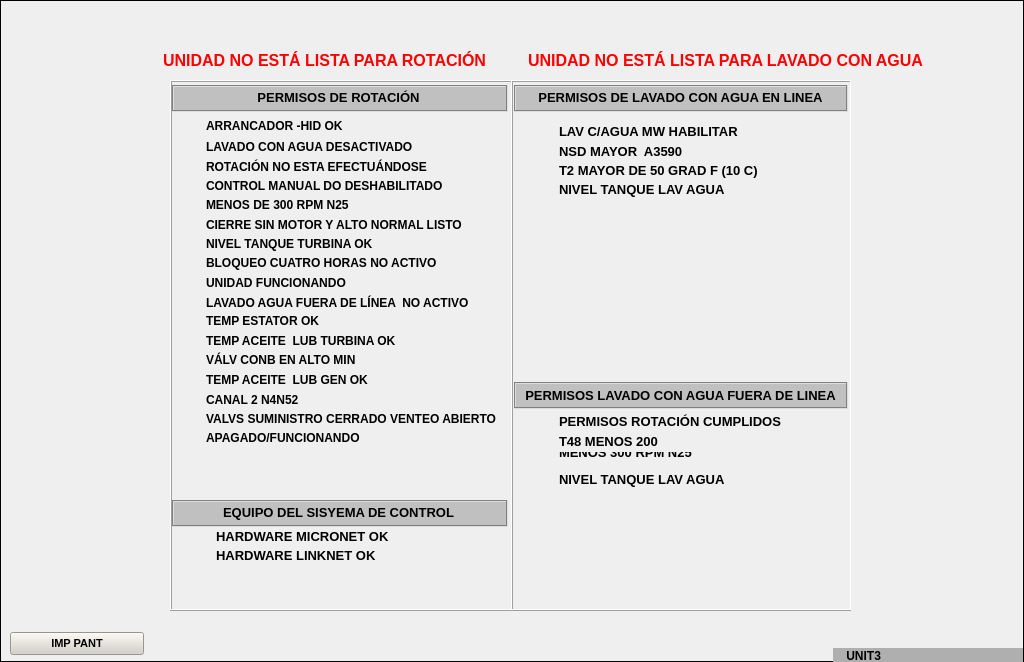
<?xml version="1.0" encoding="UTF-8"?>
<ui version="4.0">
 <class>A6</class>
 <widget class="QWidget" name="A6">
  <property name="geometry">
   <rect>
    <x>0</x>
    <y>0</y>
    <width>1024</width>
    <height>662</height>
   </rect>
  </property>
  <property name="minimumSize">
   <size>
    <width>1024</width>
    <height>662</height>
   </size>
  </property>
  <property name="maximumSize">
   <size>
    <width>1024</width>
    <height>662</height>
   </size>
  </property>
  <property name="windowTitle">
   <string>Form</string>
  </property>
  <widget class="QLabel" name="label">
   <property name="enabled">
    <bool>true</bool>
   </property>
   <property name="geometry">
    <rect>
     <x>0</x>
     <y>0</y>
     <width>1024</width>
     <height>662</height>
    </rect>
   </property>
   <property name="minimumSize">
    <size>
     <width>1024</width>
     <height>662</height>
    </size>
   </property>
   <property name="maximumSize">
    <size>
     <width>1024</width>
     <height>662</height>
    </size>
   </property>
   <property name="frameShape">
    <enum>QFrame::Box</enum>
   </property>
   <property name="text">
    <string/>
   </property>
   <property name="pixmap">
    <pixmap resource="../Resources.qrc">:/Resources/PNG/BackGround.png</pixmap>
   </property>
   <property name="scaledContents">
    <bool>true</bool>
   </property>
  </widget>
  <widget class="QFrame" name="frame">
   <property name="geometry">
    <rect>
     <x>170</x>
     <y>80</y>
     <width>681</width>
     <height>531</height>
    </rect>
   </property>
   <property name="frameShape">
    <enum>QFrame::StyledPanel</enum>
   </property>
   <property name="frameShadow">
    <enum>QFrame::Raised</enum>
   </property>
   <widget class="QFrame" name="frame_2">
    <property name="geometry">
     <rect>
      <x>0</x>
      <y>0</y>
      <width>343</width>
      <height>531</height>
     </rect>
    </property>
    <property name="frameShape">
     <enum>QFrame::Box</enum>
    </property>
    <property name="frameShadow">
     <enum>QFrame::Raised</enum>
    </property>
    <widget class="AWMultiObject" name="ledApaFun">
     <property name="geometry">
      <rect>
       <x>6</x>
       <y>347</y>
       <width>31</width>
       <height>25</height>
      </rect>
     </property>
     <property name="ElementType">
      <enum>AWMultiObject::CIRLED</enum>
     </property>
    </widget>
    <widget class="QLabel" name="lbApaFunT">
     <property name="geometry">
      <rect>
       <x>36</x>
       <y>350</y>
       <width>300</width>
       <height>16</height>
      </rect>
     </property>
     <property name="font">
      <font>
       <pointsize>9</pointsize>
       <weight>75</weight>
       <bold>true</bold>
      </font>
     </property>
     <property name="text">
      <string>APAGADO/FUNCIONANDO</string>
     </property>
    </widget>
    <widget class="AWMultiObject" name="ledArraHid">
     <property name="geometry">
      <rect>
       <x>6</x>
       <y>38</y>
       <width>31</width>
       <height>25</height>
      </rect>
     </property>
     <property name="ElementType">
      <enum>AWMultiObject::CIRLED</enum>
     </property>
    </widget>
    <widget class="QLabel" name="lbArraHidT">
     <property name="geometry">
      <rect>
       <x>36</x>
       <y>38</y>
       <width>300</width>
       <height>16</height>
      </rect>
     </property>
     <property name="font">
      <font>
       <pointsize>9</pointsize>
       <weight>75</weight>
       <bold>true</bold>
      </font>
     </property>
     <property name="text">
      <string>ARRANCADOR -HID OK</string>
     </property>
    </widget>
    <widget class="QLabel" name="lbLavConADT">
     <property name="geometry">
      <rect>
       <x>36</x>
       <y>59</y>
       <width>300</width>
       <height>16</height>
      </rect>
     </property>
     <property name="font">
      <font>
       <pointsize>9</pointsize>
       <weight>75</weight>
       <bold>true</bold>
      </font>
     </property>
     <property name="text">
      <string>LAVADO CON AGUA DESACTIVADO</string>
     </property>
    </widget>
    <widget class="AWMultiObject" name="ledLavConAD">
     <property name="geometry">
      <rect>
       <x>6</x>
       <y>58</y>
       <width>31</width>
       <height>25</height>
      </rect>
     </property>
     <property name="ElementType">
      <enum>AWMultiObject::CIRLED</enum>
     </property>
    </widget>
    <widget class="QLabel" name="lbHardMicrT">
     <property name="geometry">
      <rect>
       <x>46</x>
       <y>448</y>
       <width>251</width>
       <height>16</height>
      </rect>
     </property>
     <property name="font">
      <font>
       <pointsize>10</pointsize>
       <weight>75</weight>
       <bold>true</bold>
      </font>
     </property>
     <property name="text">
      <string>HARDWARE MICRONET OK</string>
     </property>
    </widget>
    <widget class="QLabel" name="lbHarLinkT">
     <property name="geometry">
      <rect>
       <x>46</x>
       <y>467</y>
       <width>251</width>
       <height>16</height>
      </rect>
     </property>
     <property name="font">
      <font>
       <pointsize>10</pointsize>
       <weight>75</weight>
       <bold>true</bold>
      </font>
     </property>
     <property name="text">
      <string>HARDWARE LINKNET OK</string>
     </property>
    </widget>
    <widget class="AWMultiObject" name="ledHarLink">
     <property name="geometry">
      <rect>
       <x>13</x>
       <y>465</y>
       <width>31</width>
       <height>25</height>
      </rect>
     </property>
     <property name="ElementType">
      <enum>AWMultiObject::CIRLED</enum>
     </property>
    </widget>
    <widget class="AWMultiObject" name="ledHardMicr">
     <property name="geometry">
      <rect>
       <x>13</x>
       <y>445</y>
       <width>31</width>
       <height>25</height>
      </rect>
     </property>
     <property name="ElementType">
      <enum>AWMultiObject::CIRLED</enum>
     </property>
    </widget>
    <widget class="QLabel" name="lbRotNET">
     <property name="geometry">
      <rect>
       <x>36</x>
       <y>79</y>
       <width>300</width>
       <height>16</height>
      </rect>
     </property>
     <property name="font">
      <font>
       <pointsize>9</pointsize>
       <weight>75</weight>
       <bold>true</bold>
      </font>
     </property>
     <property name="text">
      <string>ROTACIÓN NO ESTA EFECTUÁNDOSE</string>
     </property>
    </widget>
    <widget class="AWMultiObject" name="ledRotNE">
     <property name="geometry">
      <rect>
       <x>6</x>
       <y>76</y>
       <width>31</width>
       <height>25</height>
      </rect>
     </property>
     <property name="ElementType">
      <enum>AWMultiObject::CIRLED</enum>
     </property>
    </widget>
    <widget class="AWMultiObject" name="ledCtrlMD">
     <property name="geometry">
      <rect>
       <x>6</x>
       <y>96</y>
       <width>31</width>
       <height>25</height>
      </rect>
     </property>
     <property name="ElementType">
      <enum>AWMultiObject::CIRLED</enum>
     </property>
    </widget>
    <widget class="QLabel" name="lbCtrlMDT">
     <property name="geometry">
      <rect>
       <x>36</x>
       <y>98</y>
       <width>300</width>
       <height>16</height>
      </rect>
     </property>
     <property name="font">
      <font>
       <pointsize>9</pointsize>
       <weight>75</weight>
       <bold>true</bold>
      </font>
     </property>
     <property name="text">
      <string>CONTROL MANUAL DO DESHABILITADO</string>
     </property>
    </widget>
    <widget class="AWMultiObject" name="ledMen300N25_1">
     <property name="geometry">
      <rect>
       <x>6</x>
       <y>116</y>
       <width>31</width>
       <height>25</height>
      </rect>
     </property>
     <property name="ElementType">
      <enum>AWMultiObject::CIRLED</enum>
     </property>
    </widget>
    <widget class="QLabel" name="lbMen300N25_1T">
     <property name="geometry">
      <rect>
       <x>36</x>
       <y>117</y>
       <width>300</width>
       <height>16</height>
      </rect>
     </property>
     <property name="font">
      <font>
       <pointsize>9</pointsize>
       <weight>75</weight>
       <bold>true</bold>
      </font>
     </property>
     <property name="text">
      <string>MENOS DE 300 RPM N25</string>
     </property>
    </widget>
    <widget class="AWMultiObject" name="ledCieSinM">
     <property name="geometry">
      <rect>
       <x>6</x>
       <y>135</y>
       <width>31</width>
       <height>25</height>
      </rect>
     </property>
     <property name="ElementType">
      <enum>AWMultiObject::CIRLED</enum>
     </property>
    </widget>
    <widget class="QLabel" name="lbCieSinMT">
     <property name="geometry">
      <rect>
       <x>36</x>
       <y>137</y>
       <width>300</width>
       <height>16</height>
      </rect>
     </property>
     <property name="font">
      <font>
       <pointsize>9</pointsize>
       <weight>75</weight>
       <bold>true</bold>
      </font>
     </property>
     <property name="text">
      <string>CIERRE SIN MOTOR Y ALTO NORMAL LISTO</string>
     </property>
    </widget>
    <widget class="AWMultiObject" name="ledBloqNo">
     <property name="geometry">
      <rect>
       <x>6</x>
       <y>173</y>
       <width>31</width>
       <height>25</height>
      </rect>
     </property>
     <property name="ElementType">
      <enum>AWMultiObject::CIRLED</enum>
     </property>
    </widget>
    <widget class="QLabel" name="lbNivTanTurT">
     <property name="geometry">
      <rect>
       <x>36</x>
       <y>156</y>
       <width>300</width>
       <height>16</height>
      </rect>
     </property>
     <property name="font">
      <font>
       <pointsize>9</pointsize>
       <weight>75</weight>
       <bold>true</bold>
      </font>
     </property>
     <property name="text">
      <string>NIVEL TANQUE TURBINA OK</string>
     </property>
    </widget>
    <widget class="AWMultiObject" name="ledLavAguFu">
     <property name="geometry">
      <rect>
       <x>6</x>
       <y>211</y>
       <width>31</width>
       <height>25</height>
      </rect>
     </property>
     <property name="ElementType">
      <enum>AWMultiObject::CIRLED</enum>
     </property>
    </widget>
    <widget class="QLabel" name="lbBloqNoT">
     <property name="geometry">
      <rect>
       <x>36</x>
       <y>175</y>
       <width>300</width>
       <height>16</height>
      </rect>
     </property>
     <property name="font">
      <font>
       <pointsize>9</pointsize>
       <weight>75</weight>
       <bold>true</bold>
      </font>
     </property>
     <property name="text">
      <string>BLOQUEO CUATRO HORAS NO ACTIVO</string>
     </property>
    </widget>
    <widget class="QLabel" name="lbTempEstT">
     <property name="geometry">
      <rect>
       <x>36</x>
       <y>233</y>
       <width>300</width>
       <height>16</height>
      </rect>
     </property>
     <property name="font">
      <font>
       <pointsize>9</pointsize>
       <weight>75</weight>
       <bold>true</bold>
      </font>
     </property>
     <property name="text">
      <string>TEMP ESTATOR OK</string>
     </property>
    </widget>
    <widget class="QLabel" name="lbLavAguFuT">
     <property name="geometry">
      <rect>
       <x>36</x>
       <y>215</y>
       <width>300</width>
       <height>16</height>
      </rect>
     </property>
     <property name="font">
      <font>
       <pointsize>9</pointsize>
       <weight>75</weight>
       <bold>true</bold>
      </font>
     </property>
     <property name="text">
      <string>LAVADO AGUA FUERA DE LÍNEA  NO ACTIVO</string>
     </property>
    </widget>
    <widget class="AWMultiObject" name="ledUnidFun">
     <property name="geometry">
      <rect>
       <x>6</x>
       <y>191</y>
       <width>31</width>
       <height>25</height>
      </rect>
     </property>
     <property name="ElementType">
      <enum>AWMultiObject::CIRLED</enum>
     </property>
    </widget>
    <widget class="AWMultiObject" name="ledTempAceTur">
     <property name="geometry">
      <rect>
       <x>6</x>
       <y>250</y>
       <width>31</width>
       <height>25</height>
      </rect>
     </property>
     <property name="ElementType">
      <enum>AWMultiObject::CIRLED</enum>
     </property>
    </widget>
    <widget class="QLabel" name="lbUnidFunT">
     <property name="geometry">
      <rect>
       <x>36</x>
       <y>195</y>
       <width>300</width>
       <height>16</height>
      </rect>
     </property>
     <property name="font">
      <font>
       <pointsize>9</pointsize>
       <weight>75</weight>
       <bold>true</bold>
      </font>
     </property>
     <property name="text">
      <string>UNIDAD FUNCIONANDO</string>
     </property>
    </widget>
    <widget class="AWMultiObject" name="ledNivTanTur">
     <property name="geometry">
      <rect>
       <x>6</x>
       <y>153</y>
       <width>31</width>
       <height>25</height>
      </rect>
     </property>
     <property name="ElementType">
      <enum>AWMultiObject::CIRLED</enum>
     </property>
    </widget>
    <widget class="AWMultiObject" name="ledTempEst">
     <property name="geometry">
      <rect>
       <x>6</x>
       <y>231</y>
       <width>31</width>
       <height>25</height>
      </rect>
     </property>
     <property name="ElementType">
      <enum>AWMultiObject::CIRLED</enum>
     </property>
    </widget>
    <widget class="QLabel" name="lbTempAceTurT">
     <property name="geometry">
      <rect>
       <x>36</x>
       <y>253</y>
       <width>300</width>
       <height>16</height>
      </rect>
     </property>
     <property name="font">
      <font>
       <pointsize>9</pointsize>
       <weight>75</weight>
       <bold>true</bold>
      </font>
     </property>
     <property name="text">
      <string>TEMP ACEITE  LUB TURBINA OK</string>
     </property>
    </widget>
    <widget class="QLabel" name="lbValConbT">
     <property name="geometry">
      <rect>
       <x>36</x>
       <y>272</y>
       <width>300</width>
       <height>16</height>
      </rect>
     </property>
     <property name="font">
      <font>
       <pointsize>9</pointsize>
       <weight>75</weight>
       <bold>true</bold>
      </font>
     </property>
     <property name="text">
      <string>VÁLV CONB EN ALTO MIN</string>
     </property>
    </widget>
    <widget class="QLabel" name="lbTempAceGenT">
     <property name="geometry">
      <rect>
       <x>36</x>
       <y>292</y>
       <width>300</width>
       <height>16</height>
      </rect>
     </property>
     <property name="font">
      <font>
       <pointsize>9</pointsize>
       <weight>75</weight>
       <bold>true</bold>
      </font>
     </property>
     <property name="text">
      <string>TEMP ACEITE  LUB GEN OK</string>
     </property>
    </widget>
    <widget class="AWMultiObject" name="ledValSumCer">
     <property name="geometry">
      <rect>
       <x>6</x>
       <y>328</y>
       <width>31</width>
       <height>25</height>
      </rect>
     </property>
     <property name="ElementType">
      <enum>AWMultiObject::CIRLED</enum>
     </property>
    </widget>
    <widget class="QLabel" name="lbCan2T">
     <property name="geometry">
      <rect>
       <x>36</x>
       <y>312</y>
       <width>300</width>
       <height>16</height>
      </rect>
     </property>
     <property name="font">
      <font>
       <pointsize>9</pointsize>
       <weight>75</weight>
       <bold>true</bold>
      </font>
     </property>
     <property name="text">
      <string>CANAL 2 N4N52</string>
     </property>
    </widget>
    <widget class="AWMultiObject" name="ledCan2">
     <property name="geometry">
      <rect>
       <x>6</x>
       <y>308</y>
       <width>31</width>
       <height>25</height>
      </rect>
     </property>
     <property name="ElementType">
      <enum>AWMultiObject::CIRLED</enum>
     </property>
    </widget>
    <widget class="QLabel" name="lbValSumCerT">
     <property name="geometry">
      <rect>
       <x>36</x>
       <y>331</y>
       <width>300</width>
       <height>16</height>
      </rect>
     </property>
     <property name="font">
      <font>
       <pointsize>9</pointsize>
       <weight>75</weight>
       <bold>true</bold>
      </font>
     </property>
     <property name="text">
      <string>VALVS SUMINISTRO CERRADO VENTEO ABIERTO</string>
     </property>
    </widget>
    <widget class="AWMultiObject" name="ledTempAceGen">
     <property name="geometry">
      <rect>
       <x>6</x>
       <y>289</y>
       <width>31</width>
       <height>25</height>
      </rect>
     </property>
     <property name="ElementType">
      <enum>AWMultiObject::CIRLED</enum>
     </property>
    </widget>
    <widget class="AWMultiObject" name="ledValConb">
     <property name="geometry">
      <rect>
       <x>6</x>
       <y>269</y>
       <width>31</width>
       <height>25</height>
      </rect>
     </property>
     <property name="ElementType">
      <enum>AWMultiObject::CIRLED</enum>
     </property>
    </widget>
    <widget class="QFrame" name="frame_4">
     <property name="geometry">
      <rect>
       <x>2</x>
       <y>5</y>
       <width>336</width>
       <height>27</height>
      </rect>
     </property>
     <property name="styleSheet">
      <string notr="true">background-color: rgb(192, 192, 192);</string>
     </property>
     <property name="frameShape">
      <enum>QFrame::Box</enum>
     </property>
     <property name="frameShadow">
      <enum>QFrame::Sunken</enum>
     </property>
     <widget class="QLabel" name="lbPerRotT_2">
      <property name="geometry">
       <rect>
        <x>5</x>
        <y>3</y>
        <width>323</width>
        <height>18</height>
       </rect>
      </property>
      <property name="font">
       <font>
        <pointsize>10</pointsize>
        <weight>75</weight>
        <bold>true</bold>
       </font>
      </property>
      <property name="text">
       <string>PERMISOS DE ROTACIÓN</string>
      </property>
      <property name="alignment">
       <set>Qt::AlignCenter</set>
      </property>
     </widget>
    </widget>
    <widget class="QFrame" name="frame_5">
     <property name="geometry">
      <rect>
       <x>2</x>
       <y>420</y>
       <width>336</width>
       <height>27</height>
      </rect>
     </property>
     <property name="styleSheet">
      <string notr="true">background-color: rgb(192, 192, 192);</string>
     </property>
     <property name="frameShape">
      <enum>QFrame::Box</enum>
     </property>
     <property name="frameShadow">
      <enum>QFrame::Sunken</enum>
     </property>
     <widget class="QLabel" name="lbSisT">
      <property name="geometry">
       <rect>
        <x>5</x>
        <y>3</y>
        <width>323</width>
        <height>18</height>
       </rect>
      </property>
      <property name="font">
       <font>
        <pointsize>10</pointsize>
        <weight>75</weight>
        <bold>true</bold>
       </font>
      </property>
      <property name="text">
       <string>EQUIPO DEL SISYEMA DE CONTROL</string>
      </property>
      <property name="alignment">
       <set>Qt::AlignCenter</set>
      </property>
     </widget>
    </widget>
   </widget>
   <widget class="QFrame" name="frame_3">
    <property name="geometry">
     <rect>
      <x>341</x>
      <y>0</y>
      <width>341</width>
      <height>531</height>
     </rect>
    </property>
    <property name="frameShape">
     <enum>QFrame::Box</enum>
    </property>
    <property name="frameShadow">
     <enum>QFrame::Raised</enum>
    </property>
    <widget class="AWMultiObject" name="ledT2May">
     <property name="geometry">
      <rect>
       <x>16</x>
       <y>77</y>
       <width>31</width>
       <height>25</height>
      </rect>
     </property>
     <property name="ElementType">
      <enum>AWMultiObject::CIRLED</enum>
     </property>
    </widget>
    <widget class="AWMultiObject" name="ledNivTan">
     <property name="geometry">
      <rect>
       <x>16</x>
       <y>97</y>
       <width>31</width>
       <height>25</height>
      </rect>
     </property>
     <property name="ElementType">
      <enum>AWMultiObject::CIRLED</enum>
     </property>
    </widget>
    <widget class="AWMultiObject" name="ledLavAgua">
     <property name="geometry">
      <rect>
       <x>16</x>
       <y>40</y>
       <width>31</width>
       <height>25</height>
      </rect>
     </property>
     <property name="ElementType">
      <enum>AWMultiObject::CIRLED</enum>
     </property>
    </widget>
    <widget class="QLabel" name="lbNivTanT">
     <property name="geometry">
      <rect>
       <x>48</x>
       <y>101</y>
       <width>251</width>
       <height>16</height>
      </rect>
     </property>
     <property name="font">
      <font>
       <pointsize>10</pointsize>
       <weight>75</weight>
       <bold>true</bold>
      </font>
     </property>
     <property name="text">
      <string>NIVEL TANQUE LAV AGUA</string>
     </property>
    </widget>
    <widget class="AWMultiObject" name="ledNsd">
     <property name="geometry">
      <rect>
       <x>16</x>
       <y>58</y>
       <width>31</width>
       <height>25</height>
      </rect>
     </property>
     <property name="ElementType">
      <enum>AWMultiObject::CIRLED</enum>
     </property>
    </widget>
    <widget class="QLabel" name="lbNsdT">
     <property name="geometry">
      <rect>
       <x>48</x>
       <y>63</y>
       <width>251</width>
       <height>16</height>
      </rect>
     </property>
     <property name="font">
      <font>
       <pointsize>10</pointsize>
       <weight>75</weight>
       <bold>true</bold>
      </font>
     </property>
     <property name="text">
      <string>NSD MAYOR  A3590</string>
     </property>
    </widget>
    <widget class="QLabel" name="lbLavAguaT">
     <property name="geometry">
      <rect>
       <x>48</x>
       <y>43</y>
       <width>251</width>
       <height>16</height>
      </rect>
     </property>
     <property name="font">
      <font>
       <pointsize>10</pointsize>
       <weight>75</weight>
       <bold>true</bold>
      </font>
     </property>
     <property name="text">
      <string>LAV C/AGUA MW HABILITAR</string>
     </property>
    </widget>
    <widget class="QLabel" name="lbT2MayT">
     <property name="geometry">
      <rect>
       <x>48</x>
       <y>82</y>
       <width>251</width>
       <height>16</height>
      </rect>
     </property>
     <property name="font">
      <font>
       <pointsize>10</pointsize>
       <weight>75</weight>
       <bold>true</bold>
      </font>
     </property>
     <property name="text">
      <string>T2 MAYOR DE 50 GRAD F (10 C)</string>
     </property>
    </widget>
    <widget class="AWMultiObject" name="ledMen300N25_2">
     <property name="geometry">
      <rect>
       <x>16</x>
       <y>369</y>
       <width>31</width>
       <height>25</height>
      </rect>
     </property>
     <property name="ElementType">
      <enum>AWMultiObject::CIRLED</enum>
     </property>
    </widget>
    <widget class="AWMultiObject" name="ledNivTan_2">
     <property name="geometry">
      <rect>
       <x>16</x>
       <y>388</y>
       <width>31</width>
       <height>25</height>
      </rect>
     </property>
     <property name="ElementType">
      <enum>AWMultiObject::CIRLED</enum>
     </property>
    </widget>
    <widget class="AWMultiObject" name="ledPerRot">
     <property name="geometry">
      <rect>
       <x>16</x>
       <y>330</y>
       <width>31</width>
       <height>25</height>
      </rect>
     </property>
     <property name="ElementType">
      <enum>AWMultiObject::CIRLED</enum>
     </property>
    </widget>
    <widget class="QLabel" name="lbNivTanT_2">
     <property name="geometry">
      <rect>
       <x>48</x>
       <y>391</y>
       <width>251</width>
       <height>16</height>
      </rect>
     </property>
     <property name="font">
      <font>
       <pointsize>10</pointsize>
       <weight>75</weight>
       <bold>true</bold>
      </font>
     </property>
     <property name="text">
      <string>NIVEL TANQUE LAV AGUA</string>
     </property>
    </widget>
    <widget class="AWMultiObject" name="ledT48Men">
     <property name="geometry">
      <rect>
       <x>16</x>
       <y>349</y>
       <width>31</width>
       <height>25</height>
      </rect>
     </property>
     <property name="ElementType">
      <enum>AWMultiObject::CIRLED</enum>
     </property>
    </widget>
    <widget class="QLabel" name="lbT48MenT">
     <property name="geometry">
      <rect>
       <x>48</x>
       <y>353</y>
       <width>251</width>
       <height>16</height>
      </rect>
     </property>
     <property name="font">
      <font>
       <pointsize>10</pointsize>
       <weight>75</weight>
       <bold>true</bold>
      </font>
     </property>
     <property name="text">
      <string>T48 MENOS 200</string>
     </property>
    </widget>
    <widget class="QLabel" name="lbPerRotT">
     <property name="geometry">
      <rect>
       <x>48</x>
       <y>333</y>
       <width>251</width>
       <height>16</height>
      </rect>
     </property>
     <property name="font">
      <font>
       <pointsize>10</pointsize>
       <weight>75</weight>
       <bold>true</bold>
      </font>
     </property>
     <property name="text">
      <string>PERMISOS ROTACIÓN CUMPLIDOS</string>
     </property>
    </widget>
    <widget class="QLabel" name="lbMen300N25_2T">
     <property name="geometry">
      <rect>
       <x>48</x>
       <y>372</y>
       <width>251</width>
       <height>16</height>
      </rect>
     </property>
     <property name="font">
      <font>
       <pointsize>10</pointsize>
       <weight>75</weight>
       <bold>true</bold>
      </font>
     </property>
     <property name="text">
      <string>MENOS 300 RPM N25
</string>
     </property>
    </widget>
    <widget class="QFrame" name="frame_6">
     <property name="geometry">
      <rect>
       <x>3</x>
       <y>5</y>
       <width>334</width>
       <height>27</height>
      </rect>
     </property>
     <property name="styleSheet">
      <string notr="true">background-color: rgb(192, 192, 192);</string>
     </property>
     <property name="frameShape">
      <enum>QFrame::Box</enum>
     </property>
     <property name="frameShadow">
      <enum>QFrame::Sunken</enum>
     </property>
     <widget class="QLabel" name="lbPerLavEnLinT">
      <property name="geometry">
       <rect>
        <x>5</x>
        <y>3</y>
        <width>323</width>
        <height>18</height>
       </rect>
      </property>
      <property name="font">
       <font>
        <pointsize>10</pointsize>
        <weight>75</weight>
        <bold>true</bold>
       </font>
      </property>
      <property name="frameShadow">
       <enum>QFrame::Sunken</enum>
      </property>
      <property name="text">
       <string>PERMISOS DE LAVADO CON AGUA EN LINEA</string>
      </property>
      <property name="alignment">
       <set>Qt::AlignCenter</set>
      </property>
     </widget>
    </widget>
    <widget class="QFrame" name="frame_7">
     <property name="geometry">
      <rect>
       <x>3</x>
       <y>302</y>
       <width>334</width>
       <height>27</height>
      </rect>
     </property>
     <property name="styleSheet">
      <string notr="true">background-color: rgb(192, 192, 192);</string>
     </property>
     <property name="frameShape">
      <enum>QFrame::Box</enum>
     </property>
     <property name="frameShadow">
      <enum>QFrame::Sunken</enum>
     </property>
     <widget class="QLabel" name="lbPerLavDeLinT">
      <property name="geometry">
       <rect>
        <x>5</x>
        <y>4</y>
        <width>323</width>
        <height>18</height>
       </rect>
      </property>
      <property name="font">
       <font>
        <pointsize>10</pointsize>
        <weight>75</weight>
        <bold>true</bold>
       </font>
      </property>
      <property name="text">
       <string>PERMISOS LAVADO CON AGUA FUERA DE LINEA</string>
      </property>
      <property name="alignment">
       <set>Qt::AlignCenter</set>
      </property>
     </widget>
    </widget>
   </widget>
  </widget>
  <widget class="QLabel" name="lbUniNoT">
   <property name="geometry">
    <rect>
     <x>163</x>
     <y>50</y>
     <width>361</width>
     <height>21</height>
    </rect>
   </property>
   <property name="font">
    <font>
     <pointsize>12</pointsize>
     <weight>75</weight>
     <bold>true</bold>
    </font>
   </property>
   <property name="styleSheet">
    <string notr="true">color: rgb(255, 0, 0);</string>
   </property>
   <property name="text">
    <string>UNIDAD NO ESTÁ LISTA PARA ROTACIÓN</string>
   </property>
  </widget>
  <widget class="QLabel" name="label_32">
   <property name="geometry">
    <rect>
     <x>528</x>
     <y>50</y>
     <width>431</width>
     <height>21</height>
    </rect>
   </property>
   <property name="font">
    <font>
     <pointsize>12</pointsize>
     <weight>75</weight>
     <bold>true</bold>
    </font>
   </property>
   <property name="styleSheet">
    <string notr="true">color: rgb(255, 0, 0);</string>
   </property>
   <property name="text">
    <string>UNIDAD NO ESTÁ LISTA PARA LAVADO CON AGUA</string>
   </property>
  </widget>
  <widget class="QLabel" name="lbUnit3">
   <property name="geometry">
    <rect>
     <x>833</x>
     <y>648</y>
     <width>190</width>
     <height>15</height>
    </rect>
   </property>
   <property name="font">
    <font>
     <weight>75</weight>
     <bold>true</bold>
    </font>
   </property>
   <property name="styleSheet">
    <string notr="true">background-color: rgb(175, 175, 175);</string>
   </property>
   <property name="text">
    <string>    UNIT3</string>
   </property>
  </widget>
  <widget class="QPushButton" name="btnIMPPant">
   <property name="geometry">
    <rect>
     <x>10</x>
     <y>632</y>
     <width>134</width>
     <height>23</height>
    </rect>
   </property>
   <property name="font">
    <font>
     <pointsize>8</pointsize>
     <weight>75</weight>
     <bold>true</bold>
    </font>
   </property>
   <property name="styleSheet">
    <string notr="true">background-color: rgb(212, 208, 200);</string>
   </property>
   <property name="text">
    <string>IMP PANT</string>
   </property>
  </widget>
 </widget>
 <customwidgets>
  <customwidget>
   <class>AWMultiObject</class>
   <extends>QWidget</extends>
   <header>awmultiobject.h</header>
  </customwidget>
 </customwidgets>
 <resources>
  <include location="../Resources.qrc"/>
 </resources>
 <connections/>
</ui>
